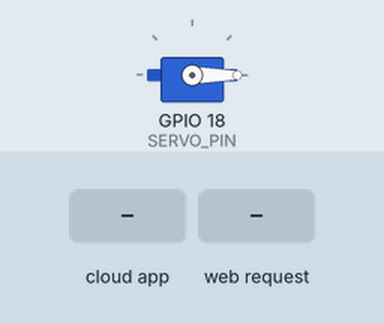
Recording of a sketch running on a simulated ESP32. Parts: servo. The inputs (shaded band) are chosen by the test bench. WiFi joins after 1.5 s; servers stay silent unless stated; the local clock reads 2024-03-15 10:24:30 at power-on unless the sketch sets it; nothing arrives over Bluetooth unless stated; the Firebase database answers and starts empty; a phone connects over Bluetooth LE 3 s after start; what the sketch prints to the serial monitor is not drawn.

Above: at 2.7 s.
2.8 s: the phone or cloud app sets status to PENDING
At 3.3 s:
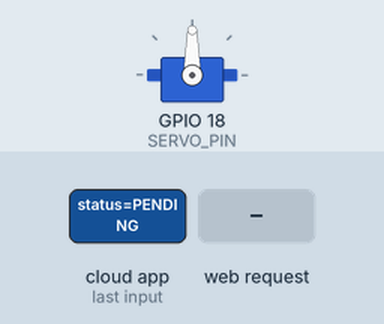
5.4 s: HTTP request GET /feed received
At 8.5 s:
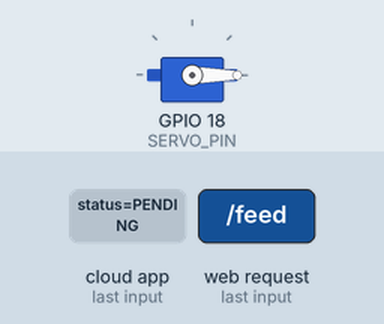
Timing chart, 0 to 10.0 s (numbered marks = the images above; inputs shaded):
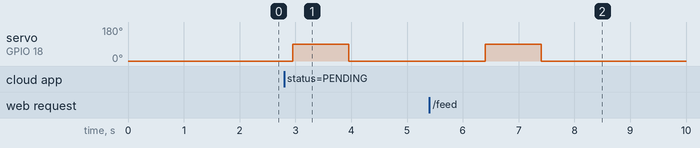

The sketch:

esp32_feeder.ino
```cpp
#include <WiFi.h>
#include <FirebaseESP32.h>
#include <ESP32Servo.h>
#include <BLEDevice.h>
#include <BLEServer.h>
#include <BLEUtils.h>
#include <BLE2902.h>
#include <WebServer.h>
#include <time.h>

WebServer server(80);

// 1. Define WiFi Credentials
#define WIFI_SSID "PetFeeder"
#define WIFI_PASSWORD "secret123"

// 2. Define Firebase Credentials
#define FIREBASE_HOST "YOUR_FIREBASE_PROJECT_ID.firebaseio.com"
#define FIREBASE_AUTH "YOUR_FIREBASE_DATABASE_SECRET"

// 3. Define Servo Pin
#define SERVO_PIN 18

FirebaseData firebaseData;
FirebaseAuth auth;
FirebaseConfig config;
Servo myservo;

bool deviceConnected = false;
bool isOnline = false;

class MyServerCallbacks: public BLEServerCallbacks {
    void onConnect(BLEServer* pServer) {
      deviceConnected = true;
      Serial.println("BLE Client Connected");
    };

    void onDisconnect(BLEServer* pServer) {
      deviceConnected = false;
      Serial.println("BLE Client Disconnected");
      pServer->getAdvertising()->start();
      Serial.println("BLE Advertising restarted");
    }
};

void setupBLE() {
  BLEDevice::init("ESP32_PetFeeder");
  BLEServer *pServer = BLEDevice::createServer();
  pServer->setCallbacks(new MyServerCallbacks());

  BLEService *pService = pServer->createService("4fafc201-1fb5-459e-8fcc-c5c9c331914b");
  pService->start();

  BLEAdvertising *pAdvertising = BLEDevice::getAdvertising();
  pAdvertising->addServiceUUID("4fafc201-1fb5-459e-8fcc-c5c9c331914b");
  pAdvertising->setScanResponse(true);
  pAdvertising->setMinPreferred(0x06);

  BLEDevice::startAdvertising();
  Serial.println("BLE Setup done, waiting for connections.");
}


void setup() {
  Serial.begin(115200);

  // Initialize BLE
  setupBLE();

  // Set Wi-Fi to both Access Point (for app discovery) and Station (for internet)
  WiFi.mode(WIFI_AP_STA);
  WiFi.softAP("ESP32_PetFeeder", "12345678"); // 12345678 is the default password

  // Connect to home router
  WiFi.begin(WIFI_SSID, WIFI_PASSWORD);
  Serial.print("Connecting to Wi-Fi");

  // Add a 10-second timeout so it DOES NOT freeze if the Wi-Fi is wrong!
  int attempts = 0;
  while (WiFi.status() != WL_CONNECTED && attempts < 20) {
    Serial.print(".");
    delay(500);
    attempts++;
  }
  Serial.println();

  if (WiFi.status() == WL_CONNECTED) {
    isOnline = true;
    Serial.print("Connected with IP: ");
    Serial.println(WiFi.localIP());

    // Connect to Firebase ONLY if internet works
    config.database_url = FIREBASE_HOST;
    config.signer.tokens.legacy_token = FIREBASE_AUTH;
    Firebase.begin(&config, &auth);
    Firebase.reconnectWiFi(true);

    // Initialize NTP time for scheduling (GMT+8)
    configTime(8 * 3600, 0, "pool.ntp.org", "time.nist.gov");
  } else {
    isOnline = false;
    Serial.println("Wi-Fi failed! Continuing in Offline/App Mode.");
    // Fix missing hotspot by disabling the constantly searching Station mode
    WiFi.disconnect(true);
    WiFi.mode(WIFI_AP);
    delay(100);
    WiFi.softAPConfig(IPAddress(192, 168, 4, 1), IPAddress(192, 168, 4, 1), IPAddress(255, 255, 255, 0));
    WiFi.softAP("ESP32_PetFeeder", "12345678");
  }

  // Attach Servo
  myservo.attach(SERVO_PIN);
  myservo.write(0); // Initial position

  // Start Offline Web Server
  server.on("/feed", HTTP_GET, []() {
    Serial.println("Offline Command Received! Serving request.");
    server.send(200, "text/plain", "SUCCESS: Pet Fed via Offline Mode!");
    feedPet();
  });
  server.begin();
  Serial.println("Offline Web Server Started on Port 80 (IP: 192.168.4.1)");
}

void loop() {
  // 1. Listen for Offline App Commands (Direct Wi-Fi Hotspot)
  server.handleClient();

  // 2. Listen for Online App Commands and Schedules
  if (isOnline) {
    if (Firebase.getString(firebaseData, "/feed_command/status")) {
      String status = firebaseData.stringData();
      if (status == "PENDING") {
        feedPet();
      }
    } else {
      // Avoid spamming offline errors, but keeping log active
      Serial.println(firebaseData.errorReason());
    }

    // 3. Check for Schedule every 30 seconds
    static unsigned long lastScheduleCheck = 0;
    if (millis() - lastScheduleCheck > 30000) {
      lastScheduleCheck = millis();

      struct tm timeinfo;
      if (getLocalTime(&timeinfo, 10)) { // 10ms timeout to avoid lag
        char timeBuff[10];
        strftime(timeBuff, sizeof(timeBuff), "%H:%M", &timeinfo);
        String currentTime = String(timeBuff);

        const char* slots[] = {"morning", "noon", "afternoon"};
        for (int i = 0; i < 3; i++) {
          String path = String("/schedule/") + slots[i];
          if (Firebase.getBool(firebaseData, path + "/enabled")) {
            bool enabled = firebaseData.boolData();
            if (enabled) {
              if (Firebase.getString(firebaseData, path + "/time")) {
                String slotTime = firebaseData.stringData();
                if (slotTime == currentTime) {
                  static int lastFedMinute = -1;
                  if (timeinfo.tm_min != lastFedMinute) {
                    Serial.println("Schedule Triggered: " + String(slots[i]));
                    feedPet();
                    lastFedMinute = timeinfo.tm_min;
                  }
                }
              }
            }
          }
        }
      }
    }
  }

  delay(1000);
}

void feedPet() {
  Serial.println("Feeding...");

  if (isOnline) {
    // Update status to PROCESSING
    Firebase.setString(firebaseData, "/feed_command/status", "PROCESSING");
  }

  // Rotate Servo
  myservo.write(90);
  delay(1000); // Wait for food to dispense
  myservo.write(0);

  if (isOnline) {
    // Update status to SUCCESS
    Firebase.setString(firebaseData, "/feed_command/status", "SUCCESS");
  }
}
```

Measured:
- after the input at 2.8 s, servo on GPIO 18 (SERVO_PIN): 0° → 90° after 0.16 s, → 0° 1.0 s later
- after the input at 5.4 s, servo on GPIO 18 (SERVO_PIN): 0° → 90° after 1.0 s, → 0° 1.0 s later
